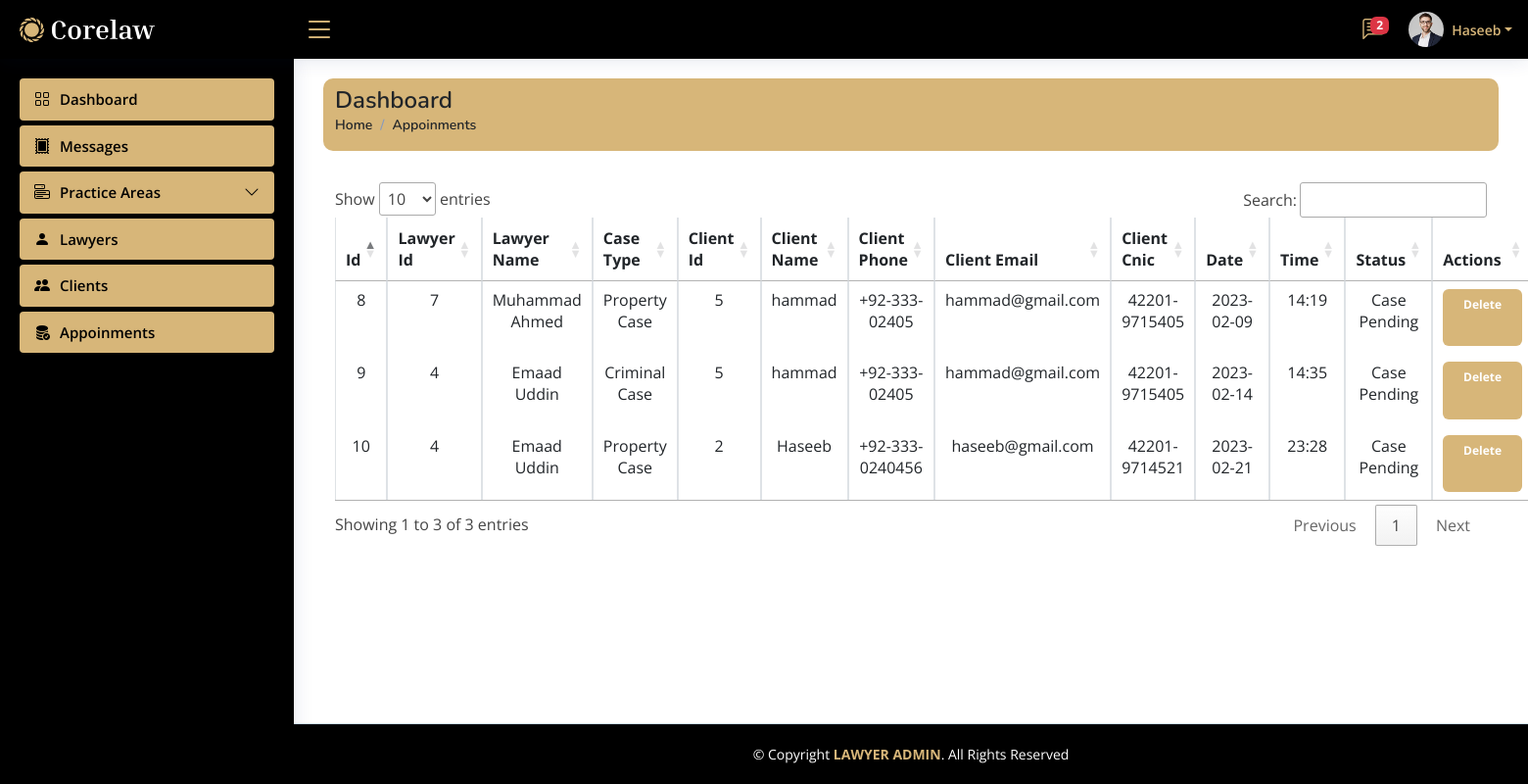
Screenshot of /Admin/Dashboard/appoinment.php (signed in) with the database file from the repository.
### tables this page shows
CREATE TABLE `appoinments` (
  `Id` int(11) NOT NULL,
  `Lawyer_Id` int(11) DEFAULT NULL,
  `Lawyer_name` varchar(100) NOT NULL,
  `Case_type` varchar(50) DEFAULT NULL,
  `Client_Id` int(11) DEFAULT NULL,
  `Client_name` varchar(50) DEFAULT NULL,
  `Client_phone` varchar(50) DEFAULT NULL,
  `Client_email` varchar(50) DEFAULT NULL,
  `Client_cnic` varchar(50) DEFAULT NULL,
  `Date` varchar(20) DEFAULT NULL,
  `Time` varchar(20) DEFAULT NULL,
  `Status` varchar(50) NOT NULL
);

### Admin/Dashboard/appoinment.php (the view, shortened to what this page needs)
<link rel="stylesheet" type="text/css" href="https://cdn.datatables.net/1.13.2/css/jquery.dataTables.min.css">
<?php
include 'includes/header.php';
?>
<div class="container">
    <div class="row">
        <div style="background-color: #D7B679; border-radius: 10px;" class="col-md-12">
            <div class="pagetitle mt-2 ">
                <h1 class="text-dark">Dashboard</h1>
                <nav>
                    <ol class="breadcrumb">
                        <li class="breadcrumb-item"><a class="text-dark" href="index.php">Home</a></li>
                        <li class="breadcrumb-item active text-dark">Appoinments</li>
                    </ol>
                </nav>
            </div>
        </div>
    </div>
</div>
<div class="container mt-3">
    <div class="row">
        <div class="col-md-12 mt-3">
            <table  id="table_id" class="table table-bordered text-center" width="100%">
                <thead>
                    <tr>
                        <th scope="col">Id</th>
                        <th scope="col">Lawyer Id</th>
                        <th scope="col">Lawyer Name</th>
                        <th scope="col">Case Type</th>
                        <th scope="col">Client Id</th>
                        <th scope="col">Client Name</th>
                        <th scope="col">Client Phone</th>
                        <th scope="col">Client Email</th>
                        <th scope="col">Client Cnic</th>
                        <th scope="col">Date</th>
                        <th scope="col">Time</th>
                        <th scope="col">Status</th>
                        <th scope="col">Actions</th>
                    </tr>
                </thead>
                <tbody>
                    <?php
                    $show = "SELECT * FROM `appoinments` ";
                    $pdo_statement = $pdo_con->prepare($show);
                    $pdo_statement->execute();
                    $result = $pdo_statement->fetchAll(PDO::FETCH_ASSOC);
                    if ($pdo_statement->rowCount() > 0) {
                        foreach ($result as $row) { ?>
                            <tr>
                                <td><?php echo $row['Id'] ?></td>
                                <td><?php echo $row['Lawyer_Id'] ?></td>
                                <td><?php echo $row['Lawyer_name'] ?></td>
                                <td><?php echo $row['Case_type'] ?></td>
                                <td><?php echo $row['Client_Id'] ?></td>
                                <td><?php echo $row['Client_name'] ?></td>
                                <td><?php echo $row['Client_phone'] ?></td>
                                <td><?php echo $row['Client_email'] ?></td>
                                <td><?php echo $row['Client_cnic'] ?></td>
                                <td><?php echo $row['Date'] ?></td>
                                <td><?php echo $row['Time'] ?></td>
                                <td><?php echo $row['Status'] ?></td>
                                <td><button name="btn_delete" class="btn" style="background-color: #D7B679;">
                                        <?php echo "<a class='badge badge-danger' href='?type=delete&id=" . $row['Id'] . "'>Delete</a>&nbsp;"; ?>
                                    </button></td>
                            </tr>
                    <?php  }
                    }
                    ?>
                </tbody>
            </table>
        </div>
    </div>
</div>
<?php include 'includes/footer.php'; ?>

### Admin/Dashboard/Includes/header.php (shortened to what this page needs)
<?php include "../connection.php";
?>
<!DOCTYPE html>
<html lang="en">
<head>
  <link href="assets/vendor/bootstrap/css/bootstrap.min.css" rel="stylesheet">
  <link href="assets/vendor/bootstrap-icons/bootstrap-icons.css" rel="stylesheet">
  <link href="assets/vendor/boxicons/css/boxicons.min.css" rel="stylesheet">
  <link href="assets/vendor/quill/quill.snow.css" rel="stylesheet">
  <link href="assets/vendor/quill/quill.bubble.css" rel="stylesheet">
  <link href="assets/vendor/remixicon/remixicon.css" rel="stylesheet">
  <link href="assets/vendor/simple-datatables/style.css" rel="stylesheet">
  <link href="assets/css/style.css" rel="stylesheet">
</head>
<body class="bg-white">
  <?php
  if (isset($_SESSION['role']) == "Admin") { ?>
    <header id="header" class="header fixed-top d-flex align-items-center bg-black">
      <div class="d-flex align-items-center justify-content-center ">
        <a href="./index.php" class="logo d-flex align-items-center ">
          <img src="assets/img/header3-logo.svg" alt="">
        </a>
        <i class="bi bi-list toggle-sidebar-btn" style="color: #D7B679;"></i>
      </div>
      <nav class="header-nav ms-auto">
        <ul class="d-flex align-items-center">
          <li class="nav-item dropdown">
            <?php
            $show = "SELECT count(*) FROM `contact_us`";
            $pdo_statement = $pdo_con->prepare($show);
            $pdo_statement->execute();
            $result = $pdo_statement->fetchAll(PDO::FETCH_ASSOC);
            foreach ($result as $row) {
              $messages = $row['count(*)'];
            ?>
              <a class="nav-link nav-icon" style="color: #D7B679;" href="#" data-bs-toggle="dropdown">
                <span class="badge bg-danger fw-bolder text-white badge-number"><?php echo $messages ?></span>
              </a>
              <?php } ?>
          </li>
          <li class="nav-item dropdown pe-3">
            <a class="nav-link nav-profile d-flex align-items-center pe-0" href="#" data-bs-toggle="dropdown">
              <img src="assets/img/profile-img.jpg" alt="Profile" class="rounded-circle">
              <span class="d-none d-md-block dropdown-toggle ps-2" style="color: #D7B679;"><?php echo $_SESSION['username'] ?></span>
            </a>
          </li>
        </ul>
      </nav>
    </header>
    <aside id="sidebar" class="sidebar" style="background-color: black;">
      <ul class="sidebar-nav" id="sidebar-nav">
        <li class="nav-item">
          <a class="nav-link collapsed" style="background-color: #D7B679;" href="index.php">
            <i class="bi bi-grid" style="color: black;"></i>
            <span>Dashboard</span>
          </a>
        </li>
        <li class="nav-item">
          <a class="nav-link collapsed" style="background-color: #D7B679;" href="Contact_us_messages.php">
            <i class="bi bi-postage-fill" style="color: black;"></i>
            <span>Messages</span>
          </a>
        </li>
        <li class="nav-item">
          <a class="nav-link collapsed" style="background-color: #D7B679; " data-bs-target="#Practice" data-bs-toggle="collapse" href="#">
            <i class="bi bi-menu-button" style="color: black;"></i><span>Practice Areas</span><i style="color: black;" class="bi bi-chevron-down ms-auto"></i>
          </a>
        </li>
        <li class="nav-item">
          <a class="nav-link collapsed" style="background-color: #D7B679;" href="lawyers.php">
            <i class="bi bi-person-fill" style="color: black;"></i><span>Lawyers</span>
          </a>
        </li>
        <li class="nav-item">
          <a class="nav-link collapsed" style="background-color: #D7B679; color: black;"  href="client.php">
            <i class="bi bi-people-fill" style="color: black;"></i><span>Clients</span>
          </a>
        </li>
        <li class="nav-item">
          <a class="nav-link collapsed" style="background-color: #D7B679; color: black;" href="appoinment.php">
            <i class="bi bi-database-fill-check" style="color: black;"></i><span>Appoinments</span>
          </a>
        </li>
      </ul>
    </aside>
    <main id="main" class="main">
    <?php  } else {
    header("location:../admin_login.php");
  }
    ?>

### Admin/Dashboard/Includes/footer.php (shortened to what this page needs)
  </main>
<footer id="footer" class="footer fixed-bottom bg-black">
  <div class="copyright" style="color: white">
    &copy; Copyright <span style="color: #D7B679; font-weight: bolder;">LAWYER ADMIN</span>. All Rights Reserved
  </div>
</footer>
</body>
</html>

### Admin/Dashboard/assets/css/style.css (style rules this page uses)
:root { scroll-behavior: smooth; }
body { font-family: "Open Sans", sans-serif; background: #f6f9ff; color: #444444; }
a { color: #4154f1; text-decoration: none; }
h1, h2, h3, h4, h5, h6 { font-family: "Nunito", sans-serif; }
#main { margin-top: 60px; padding: 20px 30px; transition: all 0.3s; }
.pagetitle { margin-bottom: 10px; }
.pagetitle h1 { font-size: 24px; margin-bottom: 0; font-weight: 600; color: #012970; }
.breadcrumb { font-size: 14px; font-family: "Nunito", sans-serif; color: #899bbd; font-weight: 600; }
.breadcrumb a { color: #899bbd; transition: 0.3s; }
.breadcrumb .breadcrumb-item::before { color: #899bbd; }
.breadcrumb .active { color: #51678f; font-weight: 600; }
.logo { line-height: 1; }
@media (min-width: 1200px) { .logo { width: 280px; } }
.logo img { max-height: 26px; margin-right: 6px; }
.header { transition: all 0.5s; z-index: 997; height: 60px; box-shadow: 0px 2px 20px rgba(1, 41, 112, 0.1); background-color: #fff; padding-left: 20px; }
.header .toggle-sidebar-btn { font-size: 32px; padding-left: 10px; cursor: pointer; color: #012970; }
.header-nav ul { list-style: none; }
.header-nav>ul { margin: 0; padding: 0; }
.header-nav .nav-icon { font-size: 22px; color: #012970; margin-right: 25px; position: relative; }
.header-nav .nav-profile { color: #012970; }
.header-nav .nav-profile img { max-height: 36px; }
.header-nav .nav-profile span { font-size: 14px; font-weight: 600; }
.header-nav .badge-number { position: absolute; inset: -2px -5px auto auto; font-weight: normal; font-size: 12px; padding: 3px 6px; }
.sidebar { position: fixed; top: 60px; left: 0; bottom: 0; width: 300px; z-index: 996; transition: all 0.3s; padding: 20px; overflow-y: auto; scrollbar-width: thin; scrollbar-color: #aab7cf transparent; box-shadow: 0px 0px 20px rgba(1, 41, 112, 0.1); background-color: #fff; }
@media (min-width: 1200px) { #main, #footer { margin-left: 300px; } }
.sidebar-nav { padding: 0; margin: 0; list-style: none; }
.sidebar-nav li { padding: 0; margin: 0; list-style: none; }
.sidebar-nav .nav-item { margin-bottom: 5px; }
.sidebar-nav .nav-link { display: flex; align-items: center; font-size: 15px; font-weight: 600; color: #4154f1; transition: 0.3; background: #f6f9ff; padding: 10px 15px; border-radius: 4px; }
.sidebar-nav .nav-link i { font-size: 16px; margin-right: 10px; color: #4154f1; }
.sidebar-nav .nav-link.collapsed { color: #012970; background: #fff; }
.sidebar-nav .nav-link.collapsed i { color: #899bbd; }
.sidebar-nav .nav-link .bi-chevron-down { margin-right: 0; transition: transform 0.2s ease-in-out; }
.footer { padding: 20px 0; font-size: 14px; transition: all 0.3s; border-top: 1px solid #cddfff; }
.footer .copyright { text-align: center; color: #012970; }

### Admin/Dashboard/Includes/header.php (style rules this page uses)
.nav-item span { color: black; }

### rows the page displays
appoinments: Id "8", Lawyer_Id "7", Lawyer_name "Muhammad Ahmed", Case_type "Property Case", Client_Id "5", Client_name "hammad", Client_phone "+92-333-02405", Client_email "hammad@gmail.com", Client_cnic "42201-9715405", Date "2023-02-09", Time "14:19", Status "Case Pending"
appoinments: Id "9", Lawyer_Id "4", Lawyer_name "Emaad Uddin", Case_type "Criminal Case", Client_Id "5", Client_name "hammad", Client_phone "+92-333-02405", Client_email "hammad@gmail.com", Client_cnic "42201-9715405", Date "2023-02-14", Time "14:35", Status "Case Pending"
appoinments: Id "10", Lawyer_Id "4", Lawyer_name "Emaad Uddin", Case_type "Property Case", Client_Id "2", Client_name "Haseeb", Client_phone "+92-333-0240456", Client_email "haseeb@gmail.com", Client_cnic "42201-9714521", Date "2023-02-21", Time "23:28", Status "Case Pending"

### other values shown
$messages "2"
$_SESSION['username'] "Haseeb"
